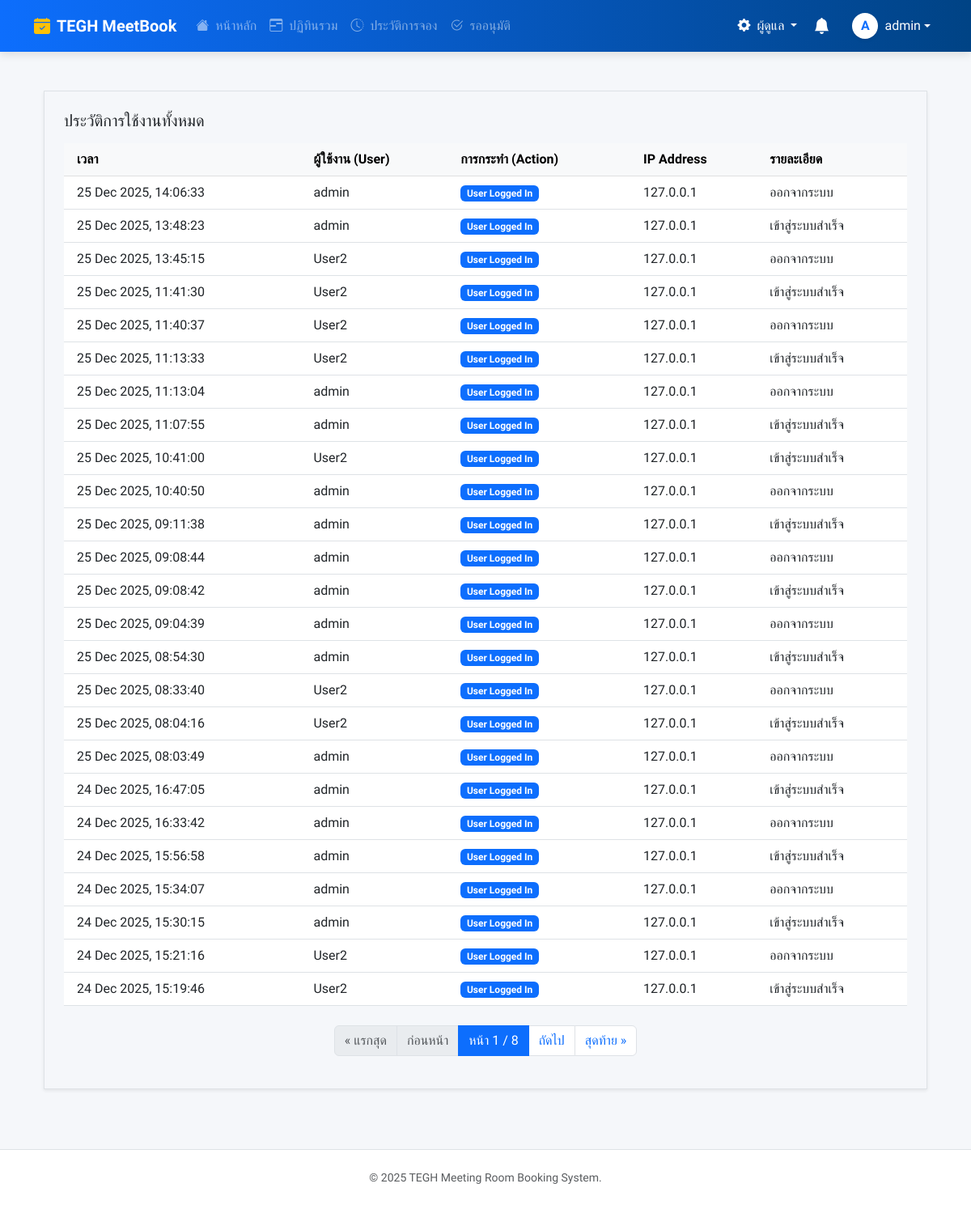
The app's page /audit-log/ (signed in) with its own data.
### booking/models.py (models this page shows, shortened)
class AuditLog(models.Model):
    ACTION_CHOICES = [
        ('LOGIN', 'User Logged In'),
        ('BOOKING_CREATED', 'Booking Created'),
        ('BOOKING_EDITED', 'Booking Edited'),
        ('BOOKING_CANCELLED', 'Booking Cancelled'),
        ('BOOKING_APPROVED', 'Booking Approved'),
        ('BOOKING_REJECTED', 'Booking Rejected'),
        ('OUTLOOK_SYNC', 'Outlook Synced'),
    ]
    user = models.ForeignKey(User, on_delete=models.SET_NULL, null=True, blank=True)
    action = models.CharField(max_length=20, choices=ACTION_CHOICES)
    timestamp = models.DateTimeField(auto_now_add=True)
    details = models.TextField(blank=True, null=True)
    ip_address = models.GenericIPAddressField(null=True, blank=True)
    class Meta:
        ordering = ['-timestamp']

### booking/views.py (the view)
# urls.py: path('audit-log/', views.audit_log_view, name='audit_log'),
@login_required
def audit_log_view(request):
    logs = AuditLog.objects.all().order_by('-timestamp')
    paginator = Paginator(logs, 25)
    page_obj = paginator.get_page(request.GET.get('page'))
    return render(request, 'pages/audit_log.html', {**get_base_context(request), 'page_obj': page_obj})

### booking/views.py (called while the page is built)
def is_admin(user):
    return user.is_authenticated and (user.is_superuser or user.is_staff or user.groups.filter(name='Admin').exists())

def is_approver_or_admin(user):
    return user.is_authenticated and (user.is_superuser or user.is_staff or user.groups.filter(name__in=['Approver', 'Admin']).exists())

### templates/pages/audit_log.html (shortened to what this page needs)
{% extends 'base.html' %}
{% load static %}
{% block content %}
<div class="container-fluid py-4">
    <div class="content-card shadow-sm border p-3 p-md-4">
        <h5 class="mb-3">ประวัติการใช้งานทั้งหมด</h5>
        <div class="table-responsive">
            <table class="table table-hover mb-0 align-middle">
                <thead class="table-light">
                    <tr>
                        <th scope="col" class="ps-3">เวลา</th>
                        <th scope="col">ผู้ใช้งาน (User)</th>
                        <th scope="col">การกระทำ (Action)</th>
                        <th scope="col">IP Address</th>
                        <th scope="col">รายละเอียด</th>
                    </tr>
                </thead>
                <tbody>
                    {% for log in page_obj %}
                    <tr>
                        <td class="ps-3">{{ log.timestamp|date:"d M Y, H:i:s" }}</td>
                        <td>
                            {% if log.user %}
                                {{ log.user.username }}
                            {% else %}
                                <span class="text-muted small">(N/A)</span>
                            {% endif %}
                        </td>
                        <td>
                            <span class="badge
                                {% if log.action == 'LOGIN' %}bg-primary
                                {% elif log.action == 'BOOKING_CREATED' %}bg-success
                                {% elif log.action == 'BOOKING_EDITED' %}bg-info
                                {% elif log.action == 'BOOKING_APPROVED' %}bg-success
                                {% elif log.action == 'BOOKING_REJECTED' %}bg-warning text-dark
                                {% elif log.action == 'BOOKING_CANCELLED' %}bg-danger
                                {% else %}bg-secondary{% endif %}">
                                {{ log.get_action_display }}
                            </span>
                        </td>
                        <td>{{ log.ip_address|default:"-" }}</td>
                        <td>{{ log.details|default:"-" }}</td>
                    </tr>
                    {% endfor %}
                </tbody>
            </table>
        </div>
        {% if page_obj.has_other_pages %}
            <nav aria-label="Page navigation" class="mt-4">
                <ul class="pagination justify-content-center">
                    {% if page_obj.has_previous %}
                        <li class="page-item"><a class="page-link" href="?page=1">&laquo; แรกสุด</a></li>
                        <li class="page-item"><a class="page-link" href="?page={{ page_obj.previous_page_number }}">ก่อนหน้า</a></li>
                    {% else %}
                        <li class="page-item disabled"><span class="page-link">&laquo; แรกสุด</span></li>
                        <li class="page-item disabled"><span class="page-link">ก่อนหน้า</span></li>
                    {% endif %}
                    <li class="page-item active" aria-current="page">
                        <span class="page-link">หน้า {{ page_obj.number }} / {{ page_obj.paginator.num_pages }}</span>
                    </li>
                    {% if page_obj.has_next %}
                        <li class="page-item"><a class="page-link" href="?page={{ page_obj.next_page_number }}">ถัดไป</a></li>
                        <li class="page-item"><a class="page-link" href="?page={{ page_obj.paginator.num_pages }}">สุดท้าย &raquo;</a></li>
                    {% else %}
                        <li class="page-item disabled"><span class="page-link">ถัดไป</span></li>
                        <li class="page-item disabled"><span class="page-link">สุดท้าย &raquo;</span></li>
                    {% endif %}
                </ul>
            </nav>
        {% endif %}
    </div>
</div>
{% endblock %}

### templates/base.html (shortened to what this page needs)
{% load static %}
<!DOCTYPE html>
<html lang="th">
<head>
    <link href="https://cdn.jsdelivr.net/npm/bootstrap@5.3.0/dist/css/bootstrap.min.css" rel="stylesheet">
    <link rel="stylesheet" href="https://cdn.jsdelivr.net/npm/bootstrap-icons@1.11.0/font/bootstrap-icons.css">
    <link href="https://cdn.jsdelivr.net/npm/select2@4.1.0-rc.0/dist/css/select2.min.css" rel="stylesheet" />
    <link rel="stylesheet" href="https://cdn.jsdelivr.net/npm/select2-bootstrap-5-theme@1.3.0/dist/select2-bootstrap-5-theme.min.css" />
</head>
<body class="d-flex flex-column min-vh-100">
    <nav class="navbar navbar-expand-lg navbar-dark navbar-premium sticky-top">
        <div class="container">
            <a class="navbar-brand fw-bold d-flex align-items-center"
                href="{% if user.is_authenticated %}{% url 'dashboard' %}{% else %}{% url 'root' %}{% endif %}">
                <i class="bi bi-calendar-check-fill me-2 text-warning"></i>
                TEGH MeetBook
            </a>
            <div class="collapse navbar-collapse" id="navbarNav">
                <ul class="navbar-nav me-auto">
                    {% for item in menu_items %}
                    <li class="nav-item">
                        <a class="nav-link {% if item.active %}active text-white{% else %}text-white-50{% endif %}" href="{% url item.url_name %}">
                            <i class="bi {{ item.icon }} me-1"></i> {{ item.label }}
                        </a>
                    </li>
                    {% endfor %}
                </ul>
                <ul class="navbar-nav align-items-center gap-1">
                    {% if is_admin_user %}
                    <li class="nav-item dropdown">
                        <a class="nav-link dropdown-toggle text-white" href="#" data-bs-toggle="dropdown">
                            <i class="bi bi-gear-fill me-1"></i> ผู้ดูแล
                        </a>
                    </li>
                    {% endif %}
                    {% if user.is_authenticated %}
                    <li class="nav-item dropdown">
                        <a class="nav-link position-relative text-white" href="#" id="notificationDropdown" role="button" data-bs-toggle="dropdown" aria-expanded="false">
                            <i class="bi bi-bell-fill fs-5"></i>
                        </a>
                    </li>
                    {% endif %} {% if user.is_authenticated %}
                    <li class="nav-item dropdown ms-2">
                        <a class="nav-link dropdown-toggle text-white d-flex align-items-center" href="#" data-bs-toggle="dropdown">
                            <div class="bg-white text-primary rounded-circle d-flex align-items-center justify-content-center fw-bold me-2 shadow-sm" style="width: 32px; height: 32px;">
                                {{ user.username|make_list|first|upper }}
                            </div>
                            <span class="d-none d-lg-inline">{{ user.username }}</span>
                        </a>
                    </li>
                    {% else %}
                    <li class="nav-item">
                        <a class="btn btn-outline-light fw-bold ms-2 px-3 py-1" href="{% url 'login' %}">
                            เข้าสู่ระบบ
                        </a>
                    </li>
                    {% endif %}
                </ul>
            </div>
        </div>
    </nav>
    <main class="main-wrapper mt-4">
        <div class="container">
            {% block content %}{% endblock %}
        </div>
    </main>
    <footer class="bg-white border-top py-4 mt-auto">
        <div class="container text-center text-muted small">
            <p class="mb-1">&copy; {% now "Y" %} TEGH Meeting Room Booking System.</p>
        </div>
    </footer>
</body>
</html>

### templates/base.html (style rules this page uses)
body { font-family: 'Sarabun', sans-serif; background-color: #f5f7fa; overflow-x: hidden; }
.navbar-premium { background: linear-gradient(90deg, #0d6efd 0%, #004385 100%); box-shadow: 0 4px 10px rgba(0,0,0,0.1); }
.nav-link { transition: all 0.2s; }
.main-wrapper { min-height: 80vh; padding-bottom: 50px; width: 100%; }

### records on screen
AuditLog: timestamp "25 Dec 2025, 14:06:33", user.username "admin", action "User Logged In", ip_address "127.0.0.1", details "ออกจากระบบ"
AuditLog: timestamp "25 Dec 2025, 13:48:23", user.username "admin", action "User Logged In", ip_address "127.0.0.1", details "เข้าสู่ระบบสำเร็จ"
AuditLog: timestamp "25 Dec 2025, 13:45:15", user.username "User2", action "User Logged In", ip_address "127.0.0.1", details "ออกจากระบบ"
AuditLog: timestamp "25 Dec 2025, 11:41:30", user.username "User2", action "User Logged In", ip_address "127.0.0.1", details "เข้าสู่ระบบสำเร็จ"
AuditLog: timestamp "25 Dec 2025, 11:40:37", user.username "User2", action "User Logged In", ip_address "127.0.0.1", details "ออกจากระบบ"
AuditLog: timestamp "25 Dec 2025, 11:13:33", user.username "User2", action "User Logged In", ip_address "127.0.0.1", details "เข้าสู่ระบบสำเร็จ"
AuditLog: timestamp "25 Dec 2025, 11:13:04", user.username "admin", action "User Logged In", ip_address "127.0.0.1", details "ออกจากระบบ"
AuditLog: timestamp "25 Dec 2025, 11:07:55", user.username "admin", action "User Logged In", ip_address "127.0.0.1", details "เข้าสู่ระบบสำเร็จ"
AuditLog: timestamp "25 Dec 2025, 10:41:00", user.username "User2", action "User Logged In", ip_address "127.0.0.1", details "เข้าสู่ระบบสำเร็จ"
AuditLog: timestamp "25 Dec 2025, 10:40:50", user.username "admin", action "User Logged In", ip_address "127.0.0.1", details "ออกจากระบบ"
AuditLog: timestamp "25 Dec 2025, 09:11:38", user.username "admin", action "User Logged In", ip_address "127.0.0.1", details "เข้าสู่ระบบสำเร็จ"
AuditLog: timestamp "25 Dec 2025, 09:08:44", user.username "admin", action "User Logged In", ip_address "127.0.0.1", details "ออกจากระบบ"
AuditLog: timestamp "25 Dec 2025, 09:08:42", user.username "admin", action "User Logged In", ip_address "127.0.0.1", details "เข้าสู่ระบบสำเร็จ"
AuditLog: timestamp "25 Dec 2025, 09:04:39", user.username "admin", action "User Logged In", ip_address "127.0.0.1", details "ออกจากระบบ"
AuditLog: timestamp "25 Dec 2025, 08:54:30", user.username "admin", action "User Logged In", ip_address "127.0.0.1", details "เข้าสู่ระบบสำเร็จ"
AuditLog: timestamp "25 Dec 2025, 08:33:40", user.username "User2", action "User Logged In", ip_address "127.0.0.1", details "ออกจากระบบ"
AuditLog: timestamp "25 Dec 2025, 08:04:16", user.username "User2", action "User Logged In", ip_address "127.0.0.1", details "เข้าสู่ระบบสำเร็จ"
AuditLog: timestamp "25 Dec 2025, 08:03:49", user.username "admin", action "User Logged In", ip_address "127.0.0.1", details "ออกจากระบบ"
AuditLog: timestamp "24 Dec 2025, 16:47:05", user.username "admin", action "User Logged In", ip_address "127.0.0.1", details "เข้าสู่ระบบสำเร็จ"
AuditLog: timestamp "24 Dec 2025, 16:33:42", user.username "admin", action "User Logged In", ip_address "127.0.0.1", details "ออกจากระบบ"
AuditLog: timestamp "24 Dec 2025, 15:56:58", user.username "admin", action "User Logged In", ip_address "127.0.0.1", details "เข้าสู่ระบบสำเร็จ"
AuditLog: timestamp "24 Dec 2025, 15:34:07", user.username "admin", action "User Logged In", ip_address "127.0.0.1", details "ออกจากระบบ"
AuditLog: timestamp "24 Dec 2025, 15:30:15", user.username "admin", action "User Logged In", ip_address "127.0.0.1", details "เข้าสู่ระบบสำเร็จ"
AuditLog: timestamp "24 Dec 2025, 15:21:16", user.username "User2", action "User Logged In", ip_address "127.0.0.1", details "ออกจากระบบ"
AuditLog: timestamp "24 Dec 2025, 15:19:46", user.username "User2", action "User Logged In", ip_address "127.0.0.1", details "เข้าสู่ระบบสำเร็จ"

### other values on screen
{{ item.label }} "หน้าหลัก" "ปฏิทินรวม" "ประวัติการจอง" "รออนุมัติ"
{{ user.username|make_list|first|upper }} "A"
{{ user.username }} "admin"
{{ page_obj.number }} "1"
{{ page_obj.paginator.num_pages }} "8"
